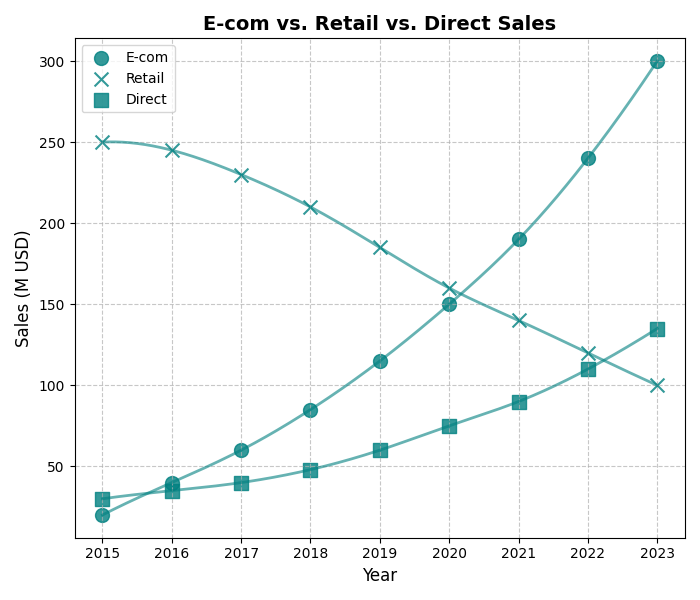

This figure's Python source:
import matplotlib.pyplot as plt
import numpy as np
from scipy.interpolate import make_interp_spline

years = np.array([2015, 2016, 2017, 2018, 2019, 2020, 2021, 2022, 2023])
e_commerce_sales = np.array([20, 40, 60, 85, 115, 150, 190, 240, 300])
retail_sales = np.array([250, 245, 230, 210, 185, 160, 140, 120, 100])
direct_sales = np.array([30, 35, 40, 48, 60, 75, 90, 110, 135])

total_sales = e_commerce_sales + retail_sales + direct_sales
e_commerce_market_share = e_commerce_sales / total_sales * 100
retail_market_share = retail_sales / total_sales * 100
direct_market_share = direct_sales / total_sales * 100

fig, ax1 = plt.subplots(figsize=(7, 6))

uniform_color = 'teal'

ax1.scatter(years, e_commerce_sales, color=uniform_color, label='E-com', marker='o', s=100, alpha=0.8)
ax1.scatter(years, retail_sales, color=uniform_color, label='Retail', marker='x', s=100, alpha=0.8)
ax1.scatter(years, direct_sales, color=uniform_color, label='Direct', marker='s', s=100, alpha=0.8)

years_fine = np.linspace(years.min(), years.max(), 300)
e_commerce_spline = make_interp_spline(years, e_commerce_sales)(years_fine)
retail_spline = make_interp_spline(years, retail_sales)(years_fine)
direct_spline = make_interp_spline(years, direct_sales)(years_fine)

ax1.plot(years_fine, e_commerce_spline, color=uniform_color, linestyle='-', linewidth=2, alpha=0.6)
ax1.plot(years_fine, retail_spline, color=uniform_color, linestyle='-', linewidth=2, alpha=0.6)
ax1.plot(years_fine, direct_spline, color=uniform_color, linestyle='-', linewidth=2, alpha=0.6)

ax1.set_title("E-com vs. Retail vs. Direct Sales", fontsize=14, weight='bold')
ax1.set_xlabel("Year", fontsize=12)
ax1.set_ylabel("Sales (M USD)", fontsize=12)
ax1.legend(loc='upper left')
ax1.grid(True, linestyle='--', alpha=0.7)

plt.tight_layout()
plt.show()
